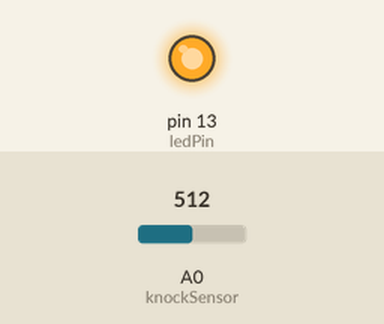
The sketch below on a simulated Arduino Uno, built with avr-gcc and run on an emulated ATmega328P. Shown: output pins drawn as LEDs (lit = HIGH). The test bench sets the inputs (shaded band); at power-on: A0 (knockSensor) = 512.

Above: at 1.2 s.
1.3 s: A0 (knockSensor) set to 6
2.8 s: A0 (knockSensor) set to 3
At 3.7 s:
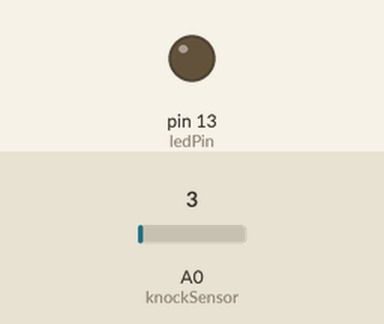
4.3 s: A0 (knockSensor) set to 122
At 4.9 s:
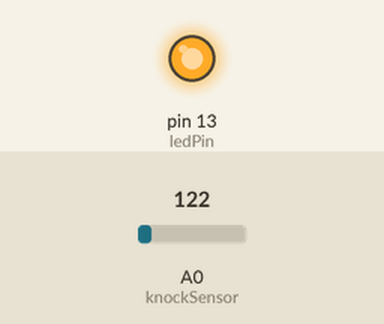
5.8 s: A0 (knockSensor) set to 0
At 7.2 s:
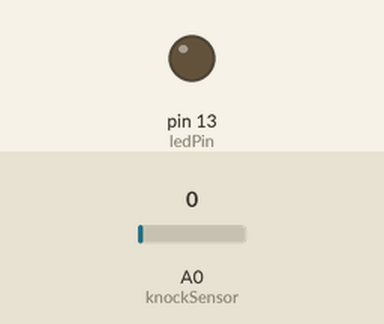
Timing chart, 0 to 8.3 s (numbered marks = the images above; inputs shaded):
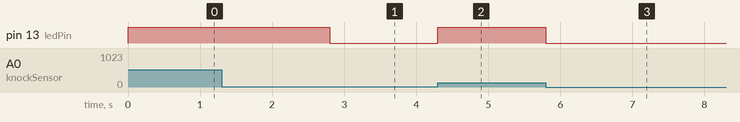

The sketch:

Piezoelectrico_b.ino
```cpp
const int ledPin = 13;      // LED connected to digital pin 13
const int knockSensor = A0; // the piezo is connected to analog pin 0


// these variables will change:
int sensorReading = 0;      // variable to store the value read from the sensor pin


void setup() {

  pinMode(ledPin, OUTPUT); // declare the ledPin as as OUTPUT
  Serial.begin(9600);       // use the serial port
  pinMode(knockSensor, INPUT);
}

void loop() {
  // read the sensor and store it in the variable sensorReading:
  sensorReading = analogRead(knockSensor);
  int iluminacion = map(sensorReading, 0, 1023, 0, 255);
  // if the sensor reading is greater than the threshold:

    // toggle the status of the ledPin:

    // update the LED pin itself:
    digitalWrite(ledPin, iluminacion);


}
```

Measured:
- the behaviour switches between 5 and 4 on A0 (knockSensor) (found by bisection; images 0 and 1)
- after the input at 1.3 s, every drawn part: stays the same
- after the input at 2.8 s, pin 13 (ledPin): HIGH → LOW at once
- after the input at 4.3 s, pin 13 (ledPin): LOW → HIGH at once
- after the input at 5.8 s, pin 13 (ledPin): HIGH → LOW at once
